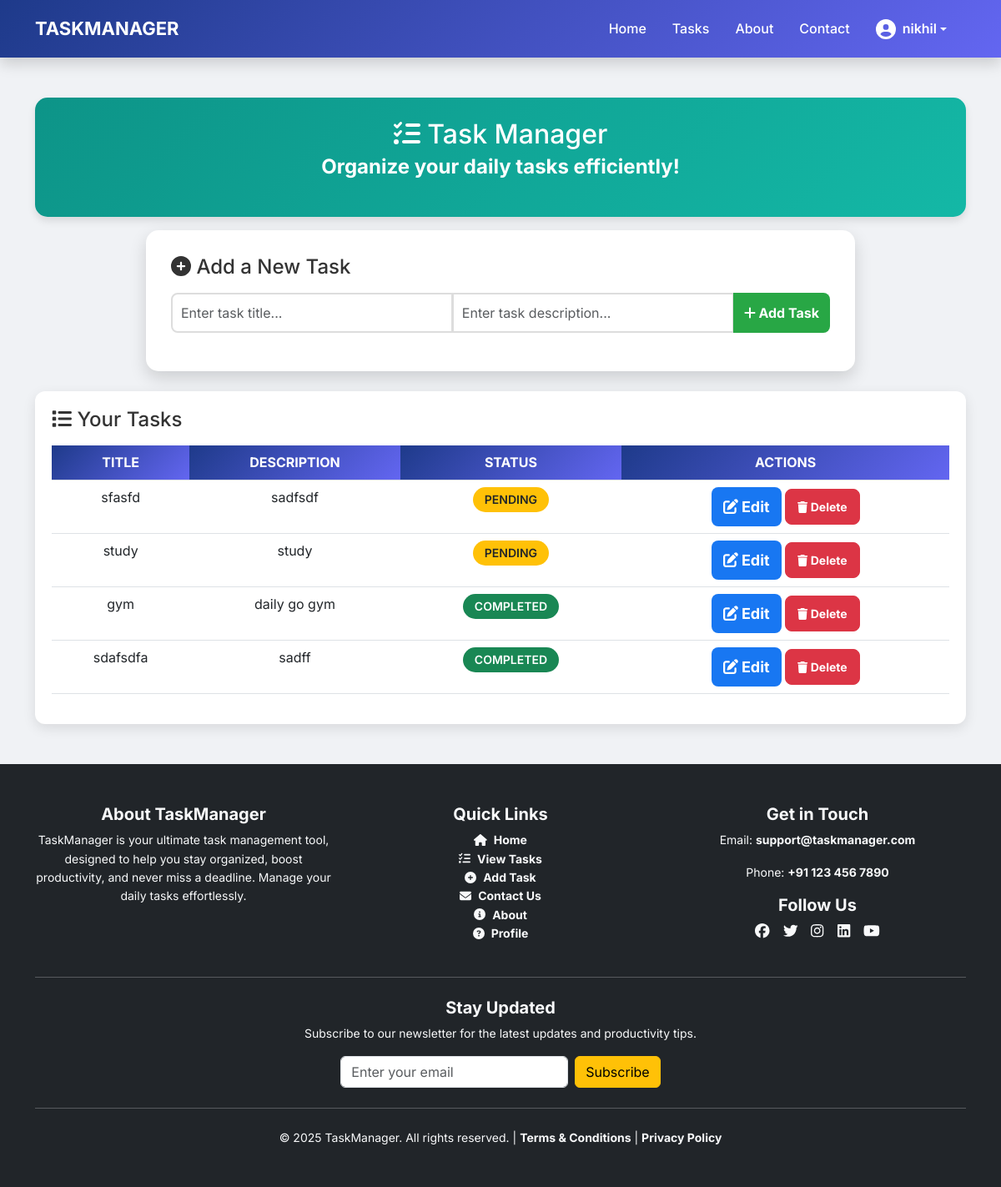
The app's page /views/index.php (signed in) with its own data.
### tables this page shows
CREATE TABLE `tasks` (
  `id` int(11) NOT NULL,
  `user_id` int(55) DEFAULT NULL,
  `title` varchar(255) NOT NULL,
  `description` text DEFAULT NULL,
  `status` enum('pending','completed') DEFAULT 'pending',
  `created_at` timestamp NOT NULL DEFAULT current_timestamp()
);

### views/index.php (the view, shortened to what this page needs)
<?php
require '../config/db.php';
$stmt = $pdo->query("SELECT * FROM tasks ORDER BY created_at DESC");
$tasks = $stmt->fetchAll();
?>
<!DOCTYPE html>
<html lang="en">
<head>
    <link rel="stylesheet" href="https://cdn.jsdelivr.net/npm/bootstrap@5.3.0/dist/css/bootstrap.min.css">
    <link rel="stylesheet" href="https://cdnjs.cloudflare.com/ajax/libs/font-awesome/6.5.1/css/all.min.css">
</head>
<body>
    <?php include '../includes/header.php'; ?>
    <div class="container mt-5">
        <div class="task-header">
            <h2 class="mb-0"><i class="fa-solid fa-tasks"></i> Task Manager</h2>
            <p>Organize your daily tasks efficiently!</p>
        </div>
        <div class="task-container">
            <h4 class="mb-3"><i class="fa-solid fa-plus-circle"></i> Add a New Task</h4>
            <form method="post" id="taskForm">
                <div class="input-group mb-3">
                    <input type="text" id="taskTitle" name="taskTitle" class="form-control" placeholder="Enter task title..." required>
                    <input type="text" id="taskDescription" name="taskDescription" class="form-control" placeholder="Enter task description..." required>
                    <button type="submit" id="addTaskBtn" name="addTaskBtn" class="btn btn-add-task"><i class="fas fa-plus"></i> Add Task</button>
                </div>
            </form>
        </div>
        <div class="table-container mt-4">
            <h4 class="mb-3"><i class="fa-solid fa-list"></i> Your Tasks</h4>
            <table class="table table-hover text-center">
                <thead>
                    <tr>
                        <th>Title</th>
                        <th>Description</th>
                        <th>Status</th>
                        <th>Actions</th>
                    </tr>
                </thead>
                <tbody id="taskTable">
                    <?php foreach ($tasks as $task) : ?>
                        <tr>
                            <td><?= htmlspecialchars($task['title']); ?></td>
                            <td><?= htmlspecialchars($task['description']); ?></td>
                            <td>
                                <?php if ($task['status'] == 'completed') : ?>
                                    <span class="badge bg-success status-badge">Completed</span>
                                <?php else : ?>
                                    <span class="badge bg-warning text-dark status-badge">Pending</span>
                                <?php endif; ?>
                            </td>
                            <td>
                                <a href="../actions/edit_task.php?id=<?= $task['id']; ?>" class="btn btn-sm btn-primary btn-task"><i class="fa-solid fa-edit"></i> Edit</a>
                                <a href="../actions/delete_task.php?id=<?= $task['id']; ?>" class="btn btn-sm btn-danger btn-task"><i class="fa-solid fa-trash"></i> Delete</a>
                            </td>
                        </tr>
                    <?php endforeach; ?>
                </tbody>
            </table>
        </div>
    </div>
    <?php include '../includes/footer.php'; ?>
</body>
</html>

### includes/header.php (shortened to what this page needs)
<?php
    $username = $_SESSION['username'] ?? 'Guest';
?>
<!DOCTYPE html>
<html lang="en">
<head>
    <link rel="stylesheet" href="https://cdn.jsdelivr.net/npm/bootstrap@5.3.0/dist/css/bootstrap.min.css">
    <link rel="stylesheet" href="../public/css/style.css">
    <link rel="stylesheet" href="https://cdnjs.cloudflare.com/ajax/libs/font-awesome/6.5.1/css/all.min.css">
</head>
<body>
<nav class="navbar navbar-expand-lg navbar-dark bg-dark shadow">
    <div class="container">
        <a class="navbar-brand fw-bold" href="../views/index.php">TaskManager</a>
        <div class="collapse navbar-collapse" id="navbarNav">
            <ul class="navbar-nav ms-auto">
                <li class="nav-item"><a class="nav-link" href="../views/index.php">Home</a></li>
                <li class="nav-item"><a class="nav-link" href="../views/tasks.php">Tasks</a></li>
                <li class="nav-item"><a class="nav-link" href="#">About</a></li>
                <li class="nav-item"><a class="nav-link" href="#">Contact</a></li>
                <li class="nav-item dropdown">
                    <a class="nav-link dropdown-toggle d-flex align-items-center" href="#" role="button" id="userDropdown" data-bs-toggle="dropdown">
                    <?php if (!isset($_SESSION['user_image']) || empty($_SESSION['user_image'])): ?>
    <i class="fa-solid fa-user-circle text-white fs-4 me-2"></i>
<?php else: ?>
    <img src="<?php echo $_SESSION['user_image']; ?>" alt="User Avatar" class="rounded-circle me-2" width="30" height="30">
<?php endif; ?>
                        <span class="fw-semibold text-white"><?php echo htmlspecialchars($username); ?></span>
                        </a>
                </li>
            </ul>
        </div>
    </div>
</nav>

### includes/footer.php (shortened to what this page needs)
<footer class="bg-dark text-light py-5 mt-5">
    <div class="container text-center">
        <div class="row">
            <div class="col-md-4">
                <h5 class="fw-bold">About TaskManager</h5>
                <p>TaskManager is your ultimate task management tool, designed to help you stay organized, boost productivity, and never miss a deadline. Manage your daily tasks effortlessly.</p>
            </div>
            <div class="col-md-4">
                <h5 class="fw-bold">Quick Links</h5>
                <ul class="list-unstyled">
                    <li><a href="../views/index.php" class="text-light text-decoration-none"><i class="fa-solid fa-house me-2"></i>Home</a></li>
                    <li><a href="../views/tasks.php" class="text-light text-decoration-none"><i class="fa-solid fa-list-check me-2"></i>View Tasks</a></li>
                    <li><a href="#" class="text-light text-decoration-none"><i class="fa-solid fa-plus-circle me-2"></i>Add Task</a></li>
                    <li><a href="#" class="text-light text-decoration-none"><i class="fa-solid fa-envelope me-2"></i>Contact Us</a></li>
                    <li><a href="#" class="text-light text-decoration-none"><i class="fa-solid fa-info-circle me-2"></i>About</a></li>
                    <li><a href="profile.php" class="text-light text-decoration-none"><i class="fa-solid fa-question-circle me-2"></i>Profile</a></li>
                </ul>
            </div>
            <div class="col-md-4">
                <h5 class="fw-bold">Get in Touch</h5>
                <p>Email: <a href="mailto:support@taskmanager.com" class="text-light text-decoration-none">support@taskmanager.com</a></p>
                <p>Phone: <a href="tel:+911234567890" class="text-light text-decoration-none">+91 123 456 7890</a></p>
                <h5 class="fw-bold mt-3">Follow Us</h5>
                <div class="d-flex justify-content-center gap-3">
                    <a href="#" class="text-light"><i class="fab fa-facebook fa-lg"></i></a>
                    <a href="#" class="text-light"><i class="fab fa-twitter fa-lg"></i></a>
                    <a href="#" class="text-light"><i class="fab fa-instagram fa-lg"></i></a>
                    <a href="#" class="text-light"><i class="fab fa-linkedin fa-lg"></i></a>
                    <a href="#" class="text-light"><i class="fab fa-youtube fa-lg"></i></a>
                </div>
            </div>
        </div>
        <hr class="bg-light my-4">
        <div class="row">
            <div class="col-md-6 mx-auto">
                <h5 class="fw-bold">Stay Updated</h5>
                <p>Subscribe to our newsletter for the latest updates and productivity tips.</p>
                <form class="d-flex justify-content-center">
                    <input type="email" class="form-control w-50 me-2" placeholder="Enter your email" required>
                    <button class="btn btn-warning">Subscribe</button>
                </form>
            </div>
        </div>
        <hr class="bg-light my-4">
        <div class="row">
            <div class="col-12">
                <p class="mb-0">&copy; 2025 TaskManager. All rights reserved. |
                    <a href="#" class="text-light text-decoration-none">Terms & Conditions</a> |
                    <a href="#" class="text-light text-decoration-none">Privacy Policy</a>
                </p>
            </div>
        </div>
    </div>
</footer>
</body>
</html>

### public/css/style.css (style rules this page uses)
body { font-family: 'Inter', sans-serif; background-color: #f4f7fc; color: #333; line-height: 1.6; margin: 0; padding: 0; }
.navbar { background: linear-gradient(135deg, #1E3A8A, #6366F1); padding: 12px 0; box-shadow: 0px 4px 10px rgba(0, 0, 0, 0.2); }
.navbar-brand { font-weight: bold; font-size: 22px; color: white !important; text-transform: uppercase; }
.navbar-nav .nav-link { color: white !important; margin-right: 15px; font-weight: 500; transition: 0.3s ease-in-out; padding: 8px 15px; border-radius: 8px; }
.task-container { max-width: 850px; margin: auto; background: white; padding: 30px; border-radius: 15px; box-shadow: 0px 8px 20px rgba(0, 0, 0, 0.15); transition: 0.3s ease-in-out; }
.task-header { background: linear-gradient(135deg, #0D9488, #14B8A6); color: white; padding: 25px; text-align: center; border-radius: 15px; font-size: 1.5rem; font-weight: bold; box-shadow: 0px 5px 10px rgba(0, 0, 0, 0.1); transition: all 0.3s ease-in-out; }
.table-container { background: white; padding: 20px; border-radius: 12px; box-shadow: 0px 5px 15px rgba(0, 0, 0, 0.1); }
.table th { background: linear-gradient(135deg, #1E3A8A, #6366F1); color: white; text-transform: uppercase; }
.btn-task { font-size: 14px; font-weight: bold; padding: 10px 14px; transition: 0.3s ease-in-out; border-radius: 8px; }
.btn-add-task { background-color: #28a745; color: white; font-weight: bold; border-radius: 8px; }
.badge { font-size: 14px; padding: 8px 14px; border-radius: 20px; font-weight: 600; text-transform: uppercase; }
.input-group input { border: 2px solid #ddd; border-radius: 8px; padding: 10px; }
footer { background: #222; color: white; text-align: center; padding: 18px 0; margin-top: 30px; font-size: 14px; }
footer a { color: #6366F1; font-weight: bold; transition: 0.3s ease-in-out; text-decoration: none; }
body { background-color: #f0f2f5; }
.btn-primary { background: #1877f2; border: none; font-size: 18px; }

### records on screen
tasks: title "sfasfd", description "sadfsdf", status "PENDING"
tasks: title "study", description "study", status "PENDING"
tasks: title "gym", description "daily go gym", status "COMPLETED"
tasks: title "sdafsdfa", description "sadff", status "COMPLETED"

### other values on screen
$username "nikhil"
